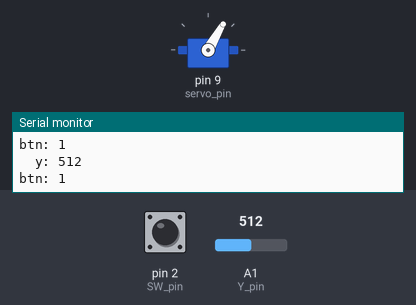
Bench run of a sketch on a simulated Arduino Uno, built with avr-gcc and run on an emulated ATmega328P. On the bench: servo, the last lines printed to the serial monitor. The test bench sets the inputs (shaded band); at power-on: pin 2 (SW_pin) HIGH, A1 (Y_pin) = 512.

Above: at 1.2 s.
1.3 s: pin 2 (SW_pin) pulled LOW for 0.15 s
At 1.93 s:
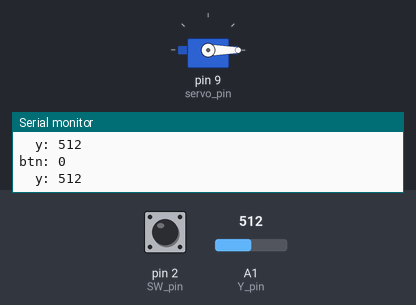
4.3 s: A1 (Y_pin) set to 640
7.3 s: A1 (Y_pin) set to 666
At 7.3 s:
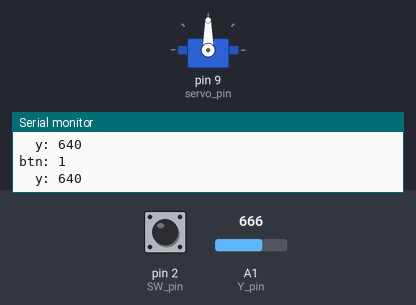
10.3 s: A1 (Y_pin) set to 11
13.3 s: A1 (Y_pin) set to 8
At 13.7 s:
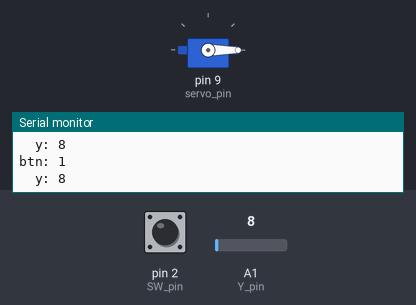
14.8 s: A1 (Y_pin) set to 660
At 16.1 s:
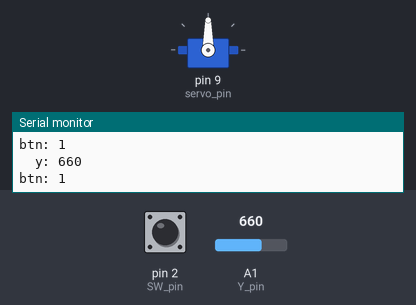
Timing chart, 0 to 17.3 s (numbered marks = the images above; inputs shaded):
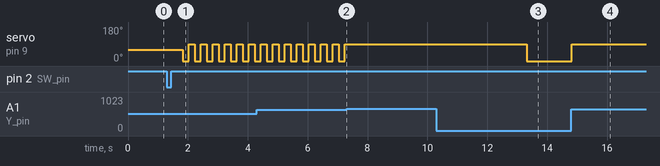

The sketch:

Step_Maker.ino
```cpp
#include <Servo.h>

Servo myservo;
const int del = 200;
const int rightpos = 0;
const int leftpos = 90;
const int SW_pin = 2; // digital pin connected to switch output
const int X_pin = 0; // analog pin connected to X output
const int Y_pin = 1; // analog pin connected to Y output
const int servo_pin = 9;
bool lastMoveWasRight;
bool ezmode = false;

void setup() {
  myservo.attach(servo_pin);
  myservo.write(60);
  myservo.detach();

  pinMode(SW_pin, INPUT);
  digitalWrite(SW_pin, HIGH);
  Serial.begin(9600);
}

void loop() {
  int btn = digitalRead(SW_pin);
  int y = analogRead(Y_pin);

  Serial.print("btn: ");
  Serial.print(btn);
  Serial.print("\n");
  Serial.print("  y: ");
  Serial.print(y);
  Serial.print("\n");

  if(btn == 0){
     ezmode = !ezmode;
     delay(500);
  }

  if(y < 10){
    ezmode = false;
    move(true);
  }

  if(y > 650){
    ezmode = false;
    move(false);
  }

  if(ezmode)
    move(!lastMoveWasRight);
}

void move(bool right){
  if(right ^ lastMoveWasRight){
    myservo.attach(servo_pin);
    if(right){
      myservo.write(rightpos);
    }else{
      myservo.write(leftpos);
    }
    delay(del);
    myservo.detach();
  }

  lastMoveWasRight = right;
}
```

Measured:
- the behaviour switches between 650 and 651 on A1 (Y_pin) (found by bisection; images 1 and 2)
- the behaviour switches between 10 and 9 on A1 (Y_pin) (found by bisection; images 2 and 3)
- after the input at 1.3 s, servo on pin 9 (servo_pin): alternates 90° for 0.20 s and 0° for 0.20 s, starting after 0.53 s
- after the input at 7.3 s, servo on pin 9 (servo_pin): stops changing and stays 90°
- after the input at 13.3 s, servo on pin 9 (servo_pin): 90° → 0° at once
- after the input at 14.8 s, servo on pin 9 (servo_pin): 0° → 90° at once
